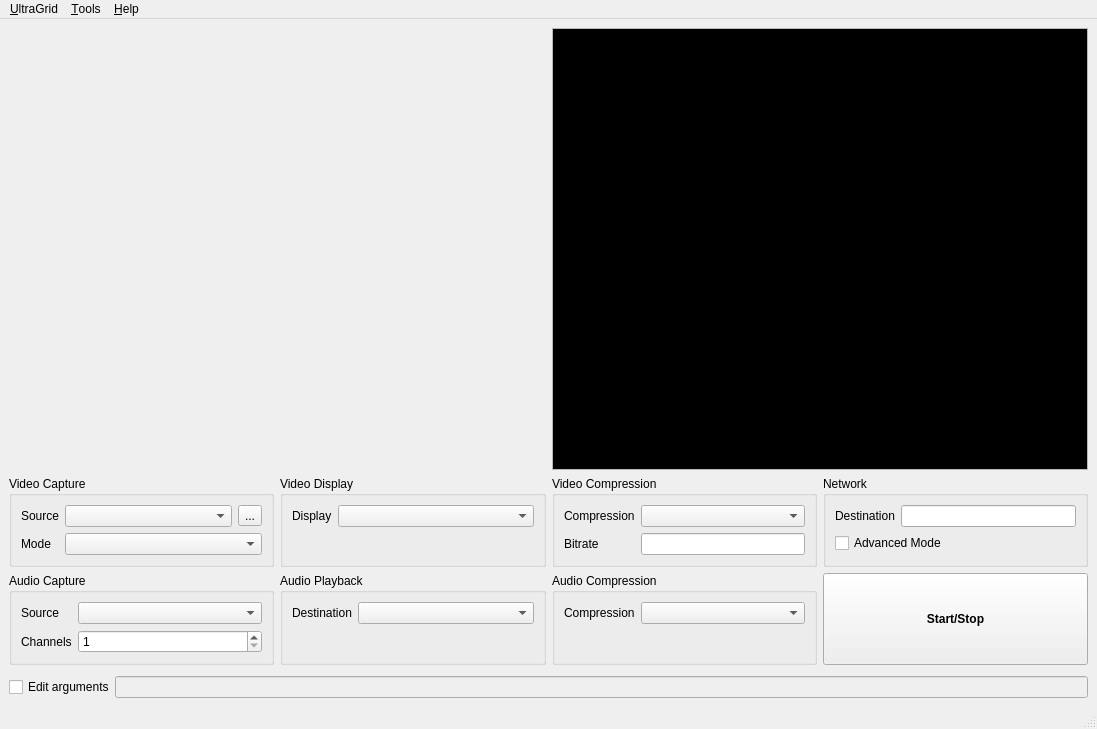
<?xml version="1.0" encoding="UTF-8"?>
<ui version="4.0">
 <class>UltragridWindow</class>
 <widget class="QMainWindow" name="UltragridWindow">
  <property name="geometry">
   <rect>
    <x>0</x>
    <y>0</y>
    <width>1097</width>
    <height>729</height>
   </rect>
  </property>
  <property name="windowTitle">
   <string>UltraGrid</string>
  </property>
  <property name="windowFilePath">
   <string/>
  </property>
  <widget class="QWidget" name="centralwidget">
   <layout class="QVBoxLayout" name="verticalLayout_5" stretch="6,1,1,0">
    <item>
     <layout class="QHBoxLayout" name="horizontalLayout">
      <property name="sizeConstraint">
       <enum>QLayout::SetDefaultConstraint</enum>
      </property>
      <item>
       <widget class="QWidget" name="widget_2" native="true">
        <property name="autoFillBackground">
         <bool>false</bool>
        </property>
       </widget>
      </item>
      <item>
       <widget class="QTextBrowser" name="terminal">
        <property name="sizePolicy">
         <sizepolicy hsizetype="Preferred" vsizetype="Preferred">
          <horstretch>0</horstretch>
          <verstretch>0</verstretch>
         </sizepolicy>
        </property>
        <property name="palette">
         <palette>
          <active>
           <colorrole role="Text">
            <brush brushstyle="SolidPattern">
             <color alpha="255">
              <red>255</red>
              <green>255</green>
              <blue>255</blue>
             </color>
            </brush>
           </colorrole>
           <colorrole role="Base">
            <brush brushstyle="SolidPattern">
             <color alpha="255">
              <red>0</red>
              <green>0</green>
              <blue>0</blue>
             </color>
            </brush>
           </colorrole>
          </active>
          <inactive>
           <colorrole role="Text">
            <brush brushstyle="SolidPattern">
             <color alpha="255">
              <red>255</red>
              <green>255</green>
              <blue>255</blue>
             </color>
            </brush>
           </colorrole>
           <colorrole role="Base">
            <brush brushstyle="SolidPattern">
             <color alpha="255">
              <red>0</red>
              <green>0</green>
              <blue>0</blue>
             </color>
            </brush>
           </colorrole>
          </inactive>
          <disabled>
           <colorrole role="Text">
            <brush brushstyle="SolidPattern">
             <color alpha="255">
              <red>123</red>
              <green>123</green>
              <blue>123</blue>
             </color>
            </brush>
           </colorrole>
           <colorrole role="Base">
            <brush brushstyle="SolidPattern">
             <color alpha="255">
              <red>243</red>
              <green>243</green>
              <blue>243</blue>
             </color>
            </brush>
           </colorrole>
          </disabled>
         </palette>
        </property>
        <property name="font">
         <font>
          <family>Monospace</family>
         </font>
        </property>
        <property name="tabStopWidth">
         <number>40</number>
        </property>
        <property name="placeholderText">
         <string/>
        </property>
       </widget>
      </item>
     </layout>
    </item>
    <item>
     <layout class="QHBoxLayout" name="horizontalLayout_4" stretch="1,1,1,1">
      <property name="sizeConstraint">
       <enum>QLayout::SetMaximumSize</enum>
      </property>
      <item>
       <widget class="QGroupBox" name="groupBox">
        <property name="autoFillBackground">
         <bool>false</bool>
        </property>
        <property name="title">
         <string>Video Capture</string>
        </property>
        <property name="flat">
         <bool>false</bool>
        </property>
        <property name="checkable">
         <bool>false</bool>
        </property>
        <layout class="QFormLayout" name="formLayout_2">
         <property name="fieldGrowthPolicy">
          <enum>QFormLayout::AllNonFixedFieldsGrow</enum>
         </property>
         <item row="0" column="1">
          <layout class="QHBoxLayout" name="horizontalLayout_2">
           <property name="topMargin">
            <number>0</number>
           </property>
           <item>
            <widget class="QComboBox" name="videoSourceComboBox"/>
           </item>
           <item>
            <widget class="QToolButton" name="videoSourceSettingsButton">
             <property name="text">
              <string>...</string>
             </property>
            </widget>
           </item>
          </layout>
         </item>
         <item row="0" column="0">
          <widget class="QLabel" name="videoSourceLabel">
           <property name="text">
            <string>Source</string>
           </property>
          </widget>
         </item>
         <item row="1" column="0">
          <widget class="QLabel" name="videoModeLabel">
           <property name="text">
            <string>Mode</string>
           </property>
          </widget>
         </item>
         <item row="1" column="1">
          <widget class="QComboBox" name="videoModeComboBox"/>
         </item>
        </layout>
       </widget>
      </item>
      <item>
       <widget class="QGroupBox" name="groupBox_3">
        <property name="title">
         <string>Video Display</string>
        </property>
        <layout class="QFormLayout" name="formLayout_3">
         <property name="fieldGrowthPolicy">
          <enum>QFormLayout::AllNonFixedFieldsGrow</enum>
         </property>
         <item row="0" column="0">
          <widget class="QLabel" name="label_3">
           <property name="text">
            <string>Display</string>
           </property>
          </widget>
         </item>
         <item row="0" column="1">
          <widget class="QComboBox" name="videoDisplayComboBox"/>
         </item>
        </layout>
        <zorder>videoDisplayComboBox</zorder>
        <zorder>label_3</zorder>
       </widget>
      </item>
      <item>
       <widget class="QGroupBox" name="groupBox_5">
        <property name="title">
         <string>Video Compression</string>
        </property>
        <layout class="QFormLayout" name="formLayout_5">
         <item row="0" column="0">
          <widget class="QLabel" name="label_7">
           <property name="text">
            <string>Compression</string>
           </property>
          </widget>
         </item>
         <item row="0" column="1">
          <widget class="QComboBox" name="videoCompressionComboBox"/>
         </item>
         <item row="1" column="0">
          <widget class="QLabel" name="label_8">
           <property name="text">
            <string>Bitrate</string>
           </property>
          </widget>
         </item>
         <item row="1" column="1">
          <widget class="QLineEdit" name="videoBitrateEdit"/>
         </item>
        </layout>
       </widget>
      </item>
      <item>
       <widget class="QGroupBox" name="groupBox_7">
        <property name="title">
         <string>Network</string>
        </property>
        <layout class="QFormLayout" name="formLayout_7">
         <item row="0" column="0">
          <widget class="QLabel" name="label_10">
           <property name="text">
            <string>Destination</string>
           </property>
          </widget>
         </item>
         <item row="0" column="1">
          <widget class="QLineEdit" name="networkDestinationEdit">
           <property name="text">
            <string extracomment="Target IP or host"/>
           </property>
          </widget>
         </item>
         <item row="1" column="0" colspan="2">
          <widget class="QCheckBox" name="networkAdvancedCheckBox">
           <property name="text">
            <string>Advanced Mode</string>
           </property>
          </widget>
         </item>
        </layout>
       </widget>
      </item>
     </layout>
    </item>
    <item>
     <layout class="QHBoxLayout" name="horizontalLayout_5">
      <property name="sizeConstraint">
       <enum>QLayout::SetMaximumSize</enum>
      </property>
      <item>
       <widget class="QGroupBox" name="groupBox_2">
        <property name="title">
         <string>Audio Capture</string>
        </property>
        <layout class="QFormLayout" name="formLayout">
         <item row="0" column="0">
          <widget class="QLabel" name="label_4">
           <property name="text">
            <string>Source</string>
           </property>
          </widget>
         </item>
         <item row="0" column="1">
          <widget class="QComboBox" name="audioSourceComboBox"/>
         </item>
         <item row="1" column="0">
          <widget class="QLabel" name="label_5">
           <property name="text">
            <string>Channels</string>
           </property>
          </widget>
         </item>
         <item row="1" column="1">
          <widget class="QSpinBox" name="audioChannelsSpinBox">
           <property name="minimum">
            <number>1</number>
           </property>
           <property name="maximum">
            <number>32</number>
           </property>
          </widget>
         </item>
        </layout>
       </widget>
      </item>
      <item>
       <widget class="QGroupBox" name="groupBox_4">
        <property name="title">
         <string>Audio Playback</string>
        </property>
        <layout class="QFormLayout" name="formLayout_4">
         <item row="0" column="0">
          <widget class="QLabel" name="label_6">
           <property name="text">
            <string>Destination</string>
           </property>
          </widget>
         </item>
         <item row="0" column="1">
          <widget class="QComboBox" name="audioPlaybackComboBox"/>
         </item>
        </layout>
       </widget>
      </item>
      <item>
       <widget class="QGroupBox" name="groupBox_6">
        <property name="title">
         <string>Audio Compression</string>
        </property>
        <layout class="QFormLayout" name="formLayout_6">
         <item row="0" column="0">
          <widget class="QLabel" name="label_9">
           <property name="text">
            <string>Compression</string>
           </property>
          </widget>
         </item>
         <item row="0" column="1">
          <widget class="QComboBox" name="audioCompressionComboBox"/>
         </item>
        </layout>
       </widget>
      </item>
      <item>
       <widget class="QPushButton" name="startButton">
        <property name="sizePolicy">
         <sizepolicy hsizetype="Preferred" vsizetype="Preferred">
          <horstretch>0</horstretch>
          <verstretch>0</verstretch>
         </sizepolicy>
        </property>
        <property name="font">
         <font>
          <weight>75</weight>
          <bold>true</bold>
         </font>
        </property>
        <property name="text">
         <string>Start/Stop</string>
        </property>
       </widget>
      </item>
     </layout>
    </item>
    <item>
     <layout class="QHBoxLayout" name="horizontalLayout_3">
      <property name="spacing">
       <number>0</number>
      </property>
      <property name="topMargin">
       <number>5</number>
      </property>
      <item>
       <widget class="QCheckBox" name="editCheckBox">
        <property name="text">
         <string>Edit arguments</string>
        </property>
       </widget>
      </item>
      <item>
       <widget class="QLineEdit" name="arguments">
        <property name="enabled">
         <bool>false</bool>
        </property>
        <property name="dragEnabled">
         <bool>false</bool>
        </property>
        <property name="readOnly">
         <bool>false</bool>
        </property>
        <property name="placeholderText">
         <string/>
        </property>
        <property name="clearButtonEnabled">
         <bool>false</bool>
        </property>
       </widget>
      </item>
     </layout>
    </item>
   </layout>
  </widget>
  <widget class="QMenuBar" name="menubar">
   <property name="geometry">
    <rect>
     <x>0</x>
     <y>0</y>
     <width>1097</width>
     <height>27</height>
    </rect>
   </property>
   <property name="contextMenuPolicy">
    <enum>Qt::NoContextMenu</enum>
   </property>
   <widget class="QMenu" name="menu_UltraGrid">
    <property name="title">
     <string>&amp;UltraGrid</string>
    </property>
    <addaction name="actionQuit"/>
   </widget>
   <widget class="QMenu" name="menu_Tools">
    <property name="title">
     <string>&amp;Tools</string>
    </property>
    <addaction name="actionShow_Tterminal"/>
    <addaction name="separator"/>
    <addaction name="actionRefresh"/>
   </widget>
   <widget class="QMenu" name="menu_Help">
    <property name="title">
     <string>&amp;Help</string>
    </property>
    <addaction name="actionAbout_UltraGrid"/>
   </widget>
   <addaction name="menu_UltraGrid"/>
   <addaction name="menu_Tools"/>
   <addaction name="menu_Help"/>
  </widget>
  <widget class="QStatusBar" name="statusbar"/>
  <action name="actionQuit">
   <property name="text">
    <string>Quit</string>
   </property>
  </action>
  <action name="actionAbout_UltraGrid">
   <property name="text">
    <string>About UltraGrid</string>
   </property>
  </action>
  <action name="actionShow_Tterminal">
   <property name="checkable">
    <bool>true</bool>
   </property>
   <property name="checked">
    <bool>true</bool>
   </property>
   <property name="text">
    <string>Show &amp;Terminal</string>
   </property>
  </action>
  <action name="actionRefresh">
   <property name="text">
    <string>Refresh</string>
   </property>
  </action>
 </widget>
 <resources/>
 <connections>
  <connection>
   <sender>actionQuit</sender>
   <signal>triggered()</signal>
   <receiver>UltragridWindow</receiver>
   <slot>close()</slot>
   <hints>
    <hint type="sourcelabel">
     <x>-1</x>
     <y>-1</y>
    </hint>
    <hint type="destinationlabel">
     <x>556</x>
     <y>362</y>
    </hint>
   </hints>
  </connection>
  <connection>
   <sender>actionShow_Tterminal</sender>
   <signal>toggled(bool)</signal>
   <receiver>terminal</receiver>
   <slot>setVisible(bool)</slot>
   <hints>
    <hint type="sourcelabel">
     <x>-1</x>
     <y>-1</y>
    </hint>
    <hint type="destinationlabel">
     <x>831</x>
     <y>244</y>
    </hint>
   </hints>
  </connection>
  <connection>
   <sender>editCheckBox</sender>
   <signal>toggled(bool)</signal>
   <receiver>arguments</receiver>
   <slot>setEnabled(bool)</slot>
   <hints>
    <hint type="sourcelabel">
     <x>70</x>
     <y>682</y>
    </hint>
    <hint type="destinationlabel">
     <x>609</x>
     <y>683</y>
    </hint>
   </hints>
  </connection>
  <connection>
   <sender>editCheckBox</sender>
   <signal>toggled(bool)</signal>
   <receiver>groupBox_2</receiver>
   <slot>setDisabled(bool)</slot>
   <hints>
    <hint type="sourcelabel">
     <x>70</x>
     <y>682</y>
    </hint>
    <hint type="destinationlabel">
     <x>142</x>
     <y>606</y>
    </hint>
   </hints>
  </connection>
  <connection>
   <sender>editCheckBox</sender>
   <signal>toggled(bool)</signal>
   <receiver>groupBox</receiver>
   <slot>setDisabled(bool)</slot>
   <hints>
    <hint type="sourcelabel">
     <x>70</x>
     <y>682</y>
    </hint>
    <hint type="destinationlabel">
     <x>142</x>
     <y>486</y>
    </hint>
   </hints>
  </connection>
  <connection>
   <sender>editCheckBox</sender>
   <signal>toggled(bool)</signal>
   <receiver>groupBox_3</receiver>
   <slot>setDisabled(bool)</slot>
   <hints>
    <hint type="sourcelabel">
     <x>70</x>
     <y>682</y>
    </hint>
    <hint type="destinationlabel">
     <x>142</x>
     <y>486</y>
    </hint>
   </hints>
  </connection>
  <connection>
   <sender>editCheckBox</sender>
   <signal>toggled(bool)</signal>
   <receiver>groupBox_5</receiver>
   <slot>setDisabled(bool)</slot>
   <hints>
    <hint type="sourcelabel">
     <x>70</x>
     <y>682</y>
    </hint>
    <hint type="destinationlabel">
     <x>142</x>
     <y>486</y>
    </hint>
   </hints>
  </connection>
  <connection>
   <sender>editCheckBox</sender>
   <signal>toggled(bool)</signal>
   <receiver>groupBox_7</receiver>
   <slot>setDisabled(bool)</slot>
   <hints>
    <hint type="sourcelabel">
     <x>70</x>
     <y>682</y>
    </hint>
    <hint type="destinationlabel">
     <x>142</x>
     <y>486</y>
    </hint>
   </hints>
  </connection>
  <connection>
   <sender>editCheckBox</sender>
   <signal>toggled(bool)</signal>
   <receiver>groupBox_4</receiver>
   <slot>setDisabled(bool)</slot>
   <hints>
    <hint type="sourcelabel">
     <x>70</x>
     <y>682</y>
    </hint>
    <hint type="destinationlabel">
     <x>142</x>
     <y>486</y>
    </hint>
   </hints>
  </connection>
  <connection>
   <sender>editCheckBox</sender>
   <signal>toggled(bool)</signal>
   <receiver>groupBox_6</receiver>
   <slot>setDisabled(bool)</slot>
   <hints>
    <hint type="sourcelabel">
     <x>70</x>
     <y>682</y>
    </hint>
    <hint type="destinationlabel">
     <x>142</x>
     <y>486</y>
    </hint>
   </hints>
  </connection>
 </connections>
</ui>
